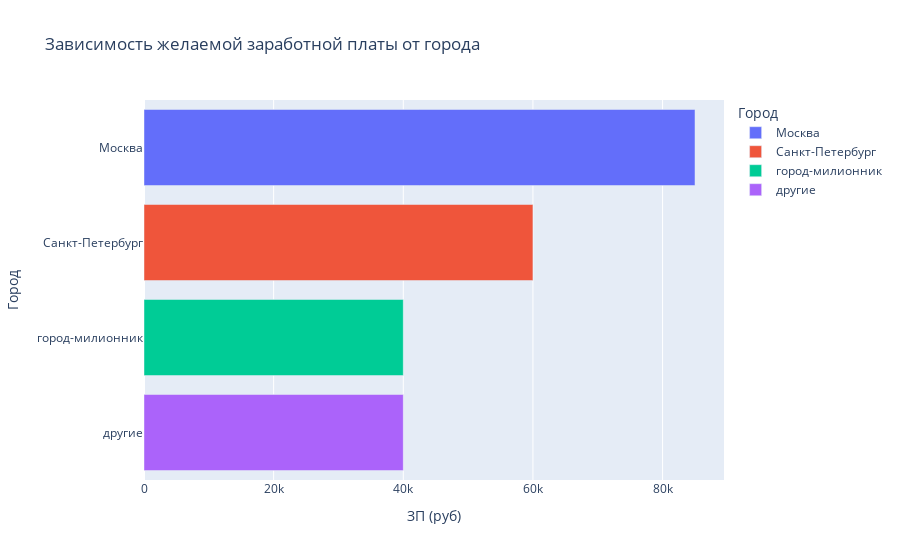

Write notebook code for a chart like this one.
### Markdown cell above
5. Постройте диаграмму, которая показывает распределение желаемой заработной платы («ЗП (руб)») в зависимости от города («Город»). Используйте для диаграммы данные о резюме, где желаемая заработная плата меньше 1 миллиона рублей.

Сделайте выводы по полученной диаграмме:

- Как соотносятся медианные уровни желаемой заработной платы и их размах в городах?
- Как вы считаете, важен ли признак города при прогнозировании заработной платы?
- В каком городе (категории городов) зафиксирован наибольший показатель желаемой заработной платы (~924 тысячи рублей)?

### Code cell
# Условие для построения диаграммы
hh_df_5 = hh_df[hh_df['ЗП (руб)'] < 1000000].groupby('Город', as_index=False).median()

# Построение диаграммы
fig = plt.figure(figsize=(13,3))
fig = px.bar(hh_df_5, x='ЗП (руб)', y='Город', color='Город', title='Зависимость желаемой заработной платы от города')
fig.show()

# Категория городов, по которой зафиксирован наибольший показатель желаемой заработной платы (~924 тысячи рублей)
hh_df[hh_df['ЗП (руб)'] > 923000][hh_df['ЗП (руб)'] < 925000].groupby('Город', as_index=False).value_counts()

### Figure 1 — Plotly figure (JSON) as saved in the notebook; plotly's stock layout.template omitted (floating-point values rounded to 4 significant figures)
{"data": [{"alignmentgroup": "True", "hovertemplate": "Город=%{y}<br>ЗП (руб)=%{x}<extra></extra>", "legendgroup": "Москва", "marker": {"color": "#636efa", "pattern": {"shape": ""}}, "name": "Москва", "offsetgroup": "Москва", "orientation": "h", "showlegend": true, "textposition": "auto", "type": "bar", "x": [85000], "xaxis": "x", "y": ["Москва"], "yaxis": "y"}, {"alignmentgroup": "True", "hovertemplate": "Город=%{y}<br>ЗП (руб)=%{x}<extra></extra>", "legendgroup": "Санкт-Петербург", "marker": {"color": "#EF553B", "pattern": {"shape": ""}}, "name": "Санкт-Петербург", "offsetgroup": "Санкт-Петербург", "orientation": "h", "showlegend": true, "textposition": "auto", "type": "bar", "x": [60000], "xaxis": "x", "y": ["Санкт-Петербург"], "yaxis": "y"}, {"alignmentgroup": "True", "hovertemplate": "Город=%{y}<br>ЗП (руб)=%{x}<extra></extra>", "legendgroup": "город-милионник", "marker": {"color": "#00cc96", "pattern": {"shape": ""}}, "name": "город-милионник", "offsetgroup": "город-милионник", "orientation": "h", "showlegend": true, "textposition": "auto", "type": "bar", "x": [40000], "xaxis": "x", "y": ["город-милионник"], "yaxis": "y"}, {"alignmentgroup": "True", "hovertemplate": "Город=%{y}<br>ЗП (руб)=%{x}<extra></extra>", "legendgroup": "другие", "marker": {"color": "#ab63fa", "pattern": {"shape": ""}}, "name": "другие", "offsetgroup": "другие", "orientation": "h", "showlegend": true, "textposition": "auto", "type": "bar", "x": [40000], "xaxis": "x", "y": ["другие"], "yaxis": "y"}], "layout": {"barmode": "relative", "legend": {"title": {"text": "Город"}, "tracegroupgap": 0}, "title": {"text": "Зависимость желаемой заработной платы от города"}, "xaxis": {"anchor": "y", "domain": [0, 1], "title": {"text": "ЗП (руб)"}}, "yaxis": {"anchor": "x", "categoryarray": ["другие", "город-милионник", "Санкт-Петербург", "Москва"], "categoryorder": "array", "domain": [0, 1], "title": {"text": "Город"}}}}
